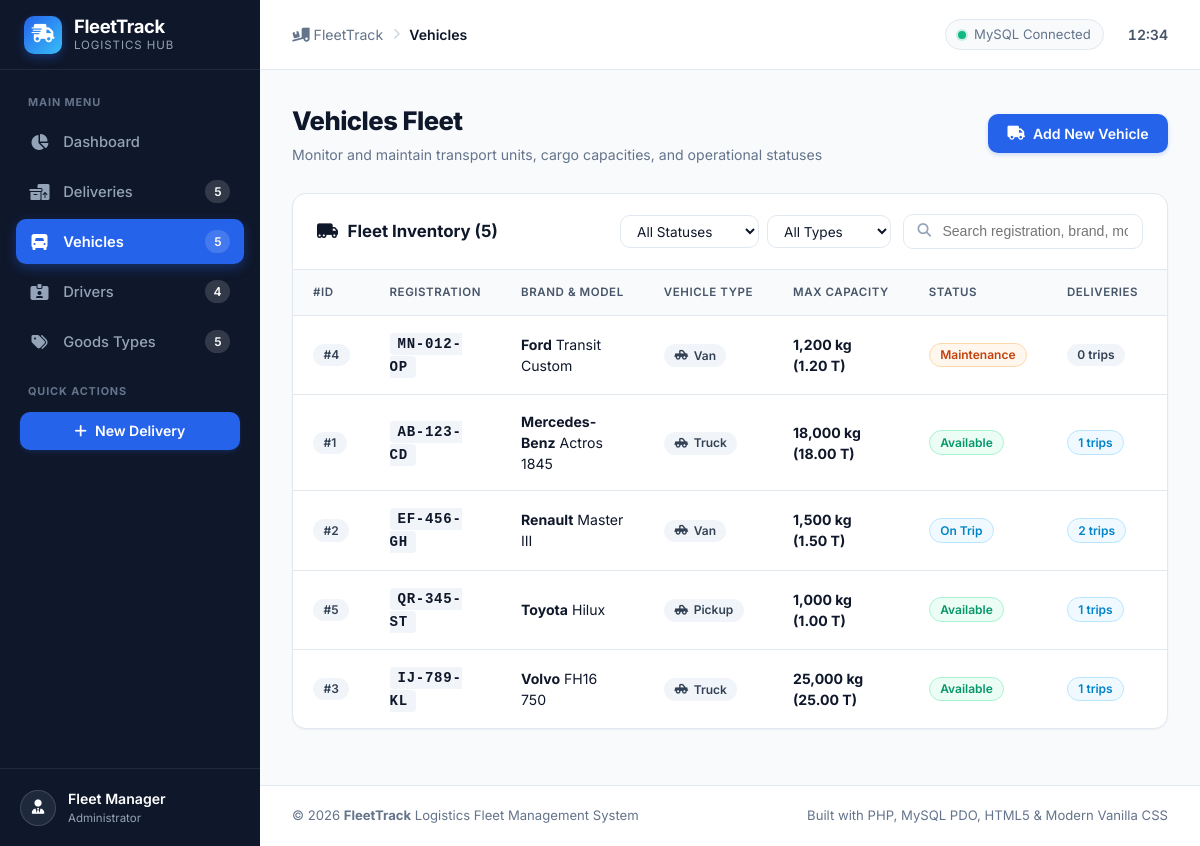
Screenshot of /vehicles/index.php with the database file from the repository.
### tables this page shows
CREATE TABLE `vehicle` (
    `id_vehicle` INT AUTO_INCREMENT PRIMARY KEY,
    `registration_number` VARCHAR(50) NOT NULL UNIQUE,
    `model` VARCHAR(100) NOT NULL,
    `brand` VARCHAR(100) NOT NULL,
    `vehicle_type` ENUM('Truck', 'Van', 'Pickup', 'Trailer', 'Semi-Trailer', 'Other') NOT NULL,
    `capacity` FLOAT NOT NULL,
    `status` ENUM('Available', 'On Trip', 'Maintenance', 'Out of Service') NOT NULL DEFAULT 'Available'
);

### vehicles/index.php (the view, shortened to what this page needs)
<?php
require_once __DIR__ . '/../includes/functions.php';
$pdo = getDBConnection();
$sql = "
    SELECT
        v.*,
        COUNT(del.id_delivery) AS delivery_count
    FROM vehicle v
    LEFT JOIN delivery del ON v.id_vehicle = del.id_vehicle
    WHERE 1=1
";
$params = [];
$sql .= " GROUP BY v.id_vehicle ORDER BY v.brand ASC, v.model ASC";
$stmt = $pdo->prepare($sql);
$stmt->execute($params);
$vehicles = $stmt->fetchAll();
require_once __DIR__ . '/../includes/header.php';
?>
<div class="page-header">
    <div class="page-title-group">
        <h1>Vehicles Fleet</h1>
        <p>Monitor and maintain transport units, cargo capacities, and operational statuses</p>
    </div>
    <div class="page-actions">
        <a href="<?= url('vehicles/create.php') ?>" class="btn btn-primary">
            <i class="fa-solid fa-truck"></i> Add New Vehicle
        </a>
    </div>
</div>
<div class="card">
    <div class="card-header">
        <div class="card-title">
            <i class="fa-solid fa-truck-moving"></i> Fleet Inventory (<?= count($vehicles) ?>)
        </div>
        <div class="page-actions">
            <form method="GET" action="<?= url('vehicles/index.php') ?>" style="display: flex; gap: 0.5rem; align-items: center;">
                <select name="status" class="form-select" style="width: auto; padding: 0.4rem 0.75rem; font-size: 0.85rem;" onchange="this.form.submit()">
                    <option value="">All Statuses</option>
                </select>
                <select name="type" class="form-select" style="width: auto; padding: 0.4rem 0.75rem; font-size: 0.85rem;" onchange="this.form.submit()">
                    <option value="">All Types</option>
                </select>
            </form>
            <div class="search-box">
                <input type="text" class="search-input table-search-input" data-table="#vehiclesTable" placeholder="Search registration, brand, model...">
            </div>
        </div>
    </div>
    <div class="card-body" style="padding: 0;">
        <?php if (empty($vehicles)): ?>
            <div class="empty-state">
                <div class="empty-state-icon"><i class="fa-solid fa-truck"></i></div>
                <div class="empty-state-title">No Vehicles Found</div>
                <p class="empty-state-text">No vehicles match the selected criteria or none have been registered yet.</p>
                <a href="<?= url('vehicles/create.php') ?>" class="btn btn-primary">
                    <i class="fa-solid fa-plus"></i> Add New Vehicle
                </a>
            </div>
        <?php else: ?>
            <div class="table-responsive">
                <table class="data-table" id="vehiclesTable">
                    <thead>
                        <tr>
                            <th>#ID</th>
                            <th>Registration</th>
                            <th>Brand &amp; Model</th>
                            <th>Vehicle Type</th>
                            <th>Max Capacity</th>
                            <th>Status</th>
                            <th>Deliveries</th>
                            <th style="text-align: right;">Actions</th>
                        </tr>
                    </thead>
                    <tbody>
                        <?php foreach ($vehicles as $v): ?>
                            <tr>
                                <td><span class="badge badge-default">#<?= e($v['id_vehicle']) ?></span></td>
                                <td>
                                    <strong style="letter-spacing: 0.05em; background: var(--gray-100); padding: 3px 8px; border-radius: 4px; font-family: monospace;">
                                        <?= e($v['registration_number']) ?>
                                    </strong>
                                </td>
                                <td>
                                    <strong><?= e($v['brand']) ?></strong> <?= e($v['model']) ?>
                                </td>
                                <td>
                                    <span class="badge badge-default">
                                        <i class="fa-solid fa-truck-pickup" style="font-size: 0.7rem;"></i> <?= e($v['vehicle_type']) ?>
                                    </span>
                                </td>
                                <td>
                                    <strong><?= formatWeight($v['capacity']) ?></strong>
                                </td>
                                <td>
                                    <?= renderStatusBadge($v['status'], 'vehicle') ?>
                                </td>
                                <td>
                                    <span class="badge <?= $v['delivery_count'] > 0 ? 'badge-transit' : 'badge-default' ?>">
                                        <?= (int)$v['delivery_count'] ?> trips
                                    </span>
                                </td>
                                <td style="text-align: right;">
                                </td>
                            </tr>
                        <?php endforeach; ?>
                    </tbody>
                </table>
            </div>
        <?php endif; ?>
    </div>
</div>
<?php require_once __DIR__ . '/../includes/footer.php'; ?>

### includes/functions.php (shortened to what this page needs)
<?php
function e(?string $value): string
{
    return htmlspecialchars((string)($value ?? ''), ENT_QUOTES, 'UTF-8');
}
function url(string $path = ''): string
{
    static $base = null;
    if ($base === null) {
        $scriptName = $_SERVER['SCRIPT_NAME'] ?? '';
        $scriptDir = str_replace('\\', '/', dirname($scriptName));
        $subdirs = ['/drivers', '/vehicles', '/deliveries', '/goods-types', '/config', '/includes'];
        $root = $scriptDir;
        foreach ($subdirs as $sub) {
            if (str_ends_with($root, $sub)) {
                $root = substr($root, 0, -strlen($sub));
                break;
            }
        }
        $base = rtrim($root, '/');
    }
    $cleanPath = ltrim($path, '/');
    return ($base === '' ? '' : $base) . '/' . $cleanPath;
}
function formatWeight(float|int|string|null $weight): string
{
    $val = (float)$weight;
    if ($val >= 1000) {
        return number_format($val, 0) . ' kg (' . number_format($val / 1000, 2) . ' T)';
    }
    return number_format($val, 0) . ' kg';
}
function renderStatusBadge(string $status, string $context = 'delivery'): string
{
    $clean = e($status);
    $colorClass = 'badge-default';
    switch (strtolower($status)) {
        case 'available':
            $colorClass = 'badge-success';
            break;
        case 'on trip':
            $colorClass = 'badge-transit';
            break;
        case 'maintenance':
            $colorClass = 'badge-warning';
            break;
    }
    return "<span class=\"badge {$colorClass}\">{$clean}</span>";
}

### rows the page displays
vehicle: id_vehicle "4", registration_number "MN-012-OP", brand "Ford", model "Transit Custom", vehicle_type "Van", capacity "1,200 kg (1.20 T)", status "Maintenance", delivery_count "0"
vehicle: id_vehicle "1", registration_number "AB-123-CD", brand "Mercedes-Benz", model "Actros 1845", vehicle_type "Truck", capacity "18,000 kg (18.00 T)", status "Available", delivery_count "1"
vehicle: id_vehicle "2", registration_number "EF-456-GH", brand "Renault", model "Master III", vehicle_type "Van", capacity "1,500 kg (1.50 T)", status "On Trip", delivery_count "2"
vehicle: id_vehicle "5", registration_number "QR-345-ST", brand "Toyota", model "Hilux", vehicle_type "Pickup", capacity "1,000 kg (1.00 T)", status "Available", delivery_count "1"
vehicle: id_vehicle "3", registration_number "IJ-789-KL", brand "Volvo", model "FH16 750", vehicle_type "Truck", capacity "25,000 kg (25.00 T)", status "Available", delivery_count "1"

### other values shown
$navCounts['deliveries'] "5"
$navCounts['vehicles'] "5"
$navCounts['drivers'] "4"
$navCounts['goods-types'] "5"
$pageTitle "Vehicles"
count($vehicles) "5"
